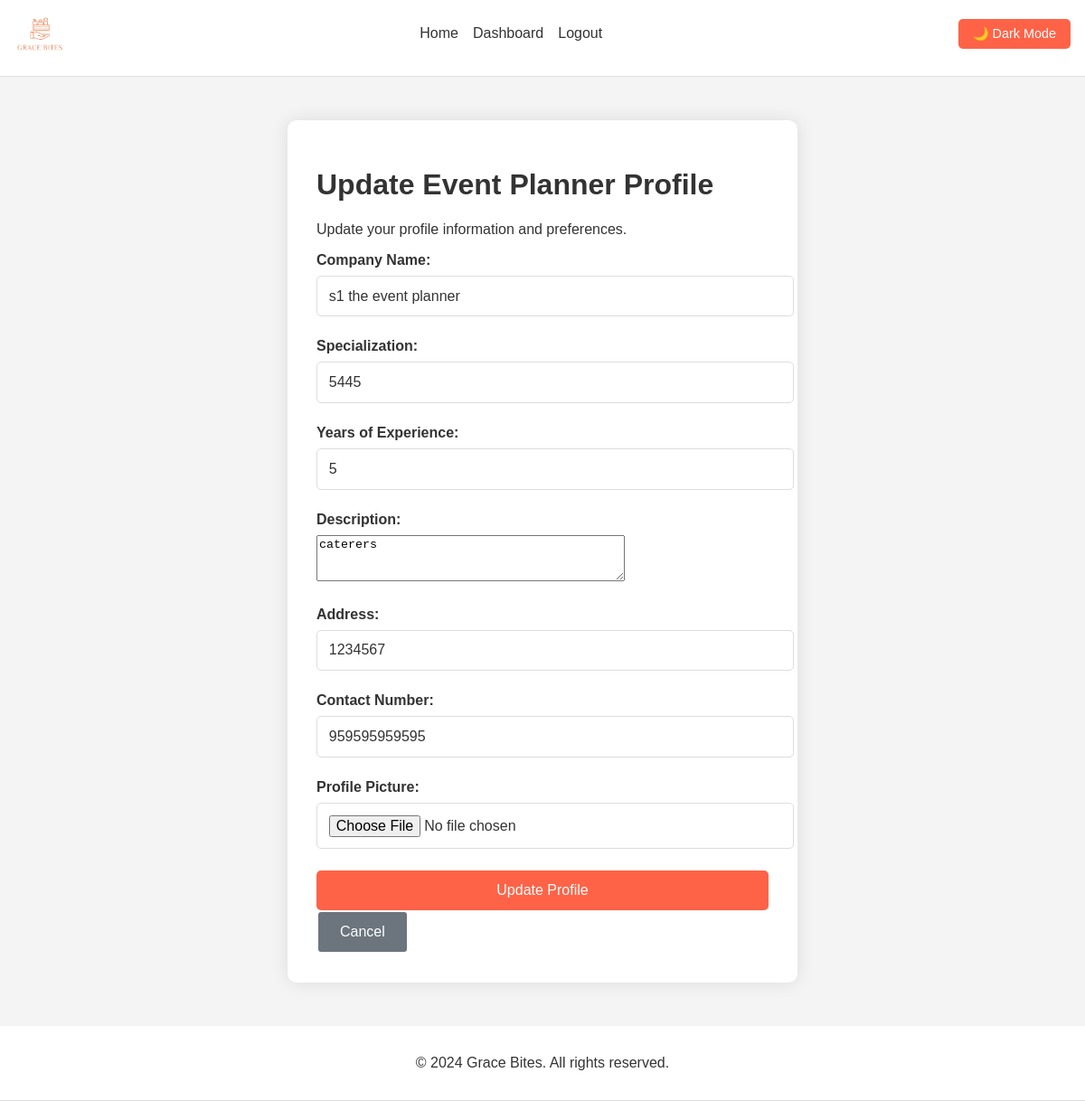
The page /eventplanner/profile/ (signed in) on the database its author committed.
### core/models.py (models this page shows, shortened)
class EventPlannerProfile(models.Model):
    user = models.OneToOneField(settings.AUTH_USER_MODEL, on_delete=models.CASCADE, related_name='eventplanner_profile')
    company_name = models.CharField(max_length=255)
    address = models.CharField(max_length=255)
    contact_number = models.CharField(max_length=20)
    profile_picture = models.ImageField(upload_to='eventplanner_profile_pics/', null=True, blank=True)
    specialization = models.CharField(max_length=255, blank=True)
    description = models.TextField(blank=True)
    years_of_experience = models.PositiveIntegerField(default=0)

### eventplanner/views.py (the view)
# urls.py: path('profile/', views.eventplanner_profile, name='eventplanner_profile'),
@login_required
def eventplanner_profile(request):
    profile, created = EventPlannerProfile.objects.get_or_create(user=request.user)
    if request.method == 'POST':
        form = EventPlannerProfileForm(request.POST, request.FILES, instance=profile)
        if form.is_valid():
            form.save()
            messages.success(request, 'Profile updated successfully!')
            return redirect('eventplanner_dashboard')
    else:
        form = EventPlannerProfileForm(instance=profile)
    return render(request, 'eventplanner/profile.html', {'form': form, 'profile': profile})

### core/forms.py
class EventPlannerProfileForm(forms.ModelForm):
    class Meta:
        model = EventPlannerProfile
        fields = ['company_name', 'address', 'contact_number', 'profile_picture', 'specialization', 'description', 'years_of_experience']
        widgets = {
            'description': forms.Textarea(attrs={'rows': 3}),
        }

### templates/eventplanner/profile.html (shortened to what this page needs)
{% extends 'base.html' %}
{% block content %}
<div class="container">
    <div class="form-container">
        <h1>Update Event Planner Profile</h1>
        <p>Update your profile information and preferences.</p>
        <form method="post" enctype="multipart/form-data">
            <div class="form-group">
                <label for="{{ form.company_name.id_for_label }}">Company Name:</label>
                {{ form.company_name }}
            </div>
            <div class="form-group">
                <label for="{{ form.specialization.id_for_label }}">Specialization:</label>
                {{ form.specialization }}
            </div>
            <div class="form-group">
                <label for="{{ form.years_of_experience.id_for_label }}">Years of Experience:</label>
                {{ form.years_of_experience }}
            </div>
            <div class="form-group">
                <label for="{{ form.description.id_for_label }}">Description:</label>
                {{ form.description }}
            </div>
            <div class="form-group">
                <label for="{{ form.address.id_for_label }}">Address:</label>
                {{ form.address }}
            </div>
            <div class="form-group">
                <label for="{{ form.contact_number.id_for_label }}">Contact Number:</label>
                {{ form.contact_number }}
            </div>
            <div class="form-group">
                <label for="{{ form.profile_picture.id_for_label }}">Profile Picture:</label>
                {{ form.profile_picture }}
            </div>
            <div class="form-actions">
                <button type="submit" class="btn btn-primary">Update Profile</button>
                <a href="{% url 'eventplanner_dashboard' %}" class="btn btn-secondary">Cancel</a>
            </div>
        </form>
    </div>
</div>
{% endblock %}

### static/css/style.css (style rules this page uses)
body { font-family: Arial, sans-serif; margin: 0; padding: 0; transition: background-color 0.3s, color 0.3s; }
a { text-decoration: none; }
body.light-theme { background-color: #f4f4f4; color: #333; }
.btn { background-color: #ff6347; color: #fff; padding: 0.8rem 1.5rem; border-radius: 5px; font-size: 1rem; transition: background-color 0.3s; border: none; cursor: pointer; text-decoration: none; display: inline-block; }
.btn-secondary { background-color: transparent; color: #fff; border: 2px solid #fff; }
.form-container { max-width: 500px; margin: 2rem auto; padding: 2rem; border-radius: 10px; box-shadow: 0 0 20px rgba(0, 0, 0, 0.1); transition: all 0.3s ease; }
.light-theme .form-container { background-color: #fff; color: #333; }
.form-container form input, .form-container form select { width: 100%; padding: 0.8rem; border: 1px solid #ddd; border-radius: 5px; font-size: 1rem; transition: border-color 0.3s; }
.light-theme .form-container form input, .light-theme .form-container form select { background-color: #fff; color: #333; border-color: #ddd; }
.form-container form label { display: block; margin-bottom: 0.5rem; font-weight: bold; color: inherit; }
.form-container button { width: 100%; padding: 0.8rem; background-color: #ff6347; color: #fff; border: none; border-radius: 5px; font-size: 1rem; cursor: pointer; transition: background-color 0.3s; }
.form-group { margin-bottom: 1.5rem; }
.btn-secondary { background-color: #6c757d; }

### rows shown on the page
EventPlannerProfile: company_name "s1 the event planner", specialization "5445", years_of_experience "5", description "caterers", address "1234567", contact_number "959595959595"
